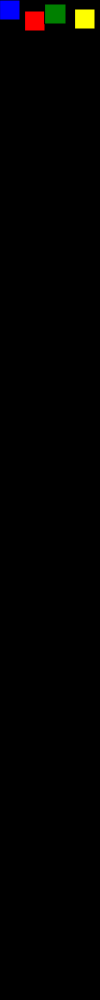
Frame 1 (no input)
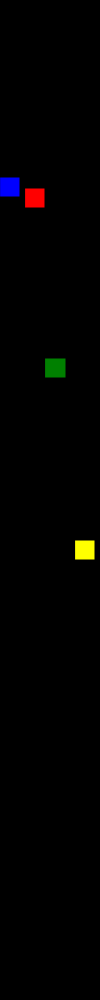
Frame 60 (no input)
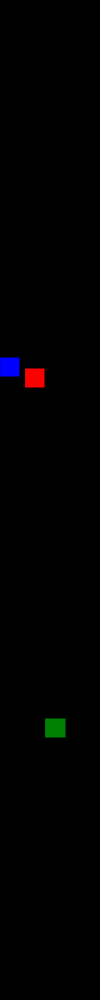
Frame 120 (the mouse pressed at the canvas centre since frame 60)

The p5.js sketch that drew these frames (run headless with seeded random() and noise() and a simulated clock; from frame 60 on, the mouse is pressed at the canvas centre):

// p5.js sketch
// ── sketch.js
var x = 0;
var y = 0;
var h = 20;


function setup() {
  createCanvas(100, 1000);
}

function draw() {
  background(0);
  
  fill('blue');
  x =0;
  rect(x,y,h,h);
  
  
  fill('red');
  x = x + 25;
  y = y + 1;
  rect(x,y+10,h,h);
  // Si se añade el + 10 dentro de rect(), el cuadrado sólo se mueble
  //Si se declara afuera, los círculos se mueven pues cada vez que draw redibuja, la variable se redefine
  
  //NO entiendo porqué no se mueve lateralmente cuando hago lo mismo con var = x
  ///

  fill('green');
  x = x + 20;
  y = y + 1;
  //Cuando se introducen operadores entre dos valores:
  //por ejemplo 5 + 9
  //se crea una **expresión**
  rect(x,y*2,h+1,h);
  
  fill('yellow');
  x = x + 30;
  y = y + 1;
  rect(x,y*3,h,h);
}
